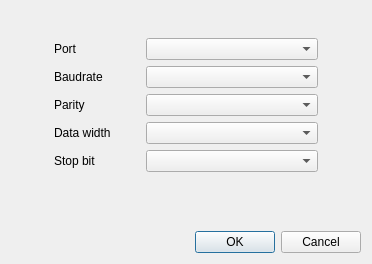
<?xml version="1.0" encoding="UTF-8"?>
<ui version="4.0">
 <class>Dialog</class>
 <widget class="QDialog" name="Dialog">
  <property name="geometry">
   <rect>
    <x>0</x>
    <y>0</y>
    <width>372</width>
    <height>264</height>
   </rect>
  </property>
  <property name="windowTitle">
   <string>Radar Setting</string>
  </property>
  <property name="windowIcon">
   <iconset>
    <normaloff>icon/radar_setting.png</normaloff>icon/radar_setting.png</iconset>
  </property>
  <layout class="QVBoxLayout" name="verticalLayout" stretch="1,4,2,0">
   <item>
    <spacer name="verticalSpacer_2">
     <property name="orientation">
      <enum>Qt::Vertical</enum>
     </property>
     <property name="sizeHint" stdset="0">
      <size>
       <width>20</width>
       <height>40</height>
      </size>
     </property>
    </spacer>
   </item>
   <item>
    <layout class="QGridLayout" name="gridLayout" columnstretch="1,2,4,1">
     <item row="2" column="3">
      <spacer name="horizontalSpacer">
       <property name="orientation">
        <enum>Qt::Horizontal</enum>
       </property>
       <property name="sizeHint" stdset="0">
        <size>
         <width>40</width>
         <height>20</height>
        </size>
       </property>
      </spacer>
     </item>
     <item row="0" column="1">
      <widget class="QLabel" name="label_port">
       <property name="text">
        <string>Port</string>
       </property>
      </widget>
     </item>
     <item row="0" column="2">
      <widget class="QComboBox" name="comboBox_port">
       <property name="editable">
        <bool>false</bool>
       </property>
       <property name="currentText">
        <string notr="true"/>
       </property>
      </widget>
     </item>
     <item row="3" column="1">
      <widget class="QLabel" name="label_datawidth">
       <property name="text">
        <string>Data width </string>
       </property>
      </widget>
     </item>
     <item row="1" column="1">
      <widget class="QLabel" name="label_baudrate">
       <property name="text">
        <string>Baudrate</string>
       </property>
      </widget>
     </item>
     <item row="4" column="1">
      <widget class="QLabel" name="label_stopbit">
       <property name="text">
        <string>Stop bit</string>
       </property>
      </widget>
     </item>
     <item row="2" column="1">
      <widget class="QLabel" name="label_parity">
       <property name="text">
        <string>Parity</string>
       </property>
      </widget>
     </item>
     <item row="2" column="0">
      <spacer name="horizontalSpacer_2">
       <property name="orientation">
        <enum>Qt::Horizontal</enum>
       </property>
       <property name="sizeHint" stdset="0">
        <size>
         <width>40</width>
         <height>20</height>
        </size>
       </property>
      </spacer>
     </item>
     <item row="1" column="2">
      <widget class="QComboBox" name="comboBox_baudrate"/>
     </item>
     <item row="2" column="2">
      <widget class="QComboBox" name="comboBox_parity"/>
     </item>
     <item row="3" column="2">
      <widget class="QComboBox" name="comboBox_datawidth"/>
     </item>
     <item row="4" column="2">
      <widget class="QComboBox" name="comboBox_stopbit"/>
     </item>
    </layout>
   </item>
   <item>
    <spacer name="verticalSpacer">
     <property name="orientation">
      <enum>Qt::Vertical</enum>
     </property>
     <property name="sizeHint" stdset="0">
      <size>
       <width>20</width>
       <height>40</height>
      </size>
     </property>
    </spacer>
   </item>
   <item>
    <widget class="QDialogButtonBox" name="buttonBox">
     <property name="orientation">
      <enum>Qt::Horizontal</enum>
     </property>
     <property name="standardButtons">
      <set>QDialogButtonBox::Cancel|QDialogButtonBox::Ok</set>
     </property>
    </widget>
   </item>
  </layout>
 </widget>
 <resources/>
 <connections>
  <connection>
   <sender>buttonBox</sender>
   <signal>accepted()</signal>
   <receiver>Dialog</receiver>
   <slot>accept()</slot>
   <hints>
    <hint type="sourcelabel">
     <x>248</x>
     <y>254</y>
    </hint>
    <hint type="destinationlabel">
     <x>157</x>
     <y>274</y>
    </hint>
   </hints>
  </connection>
  <connection>
   <sender>buttonBox</sender>
   <signal>rejected()</signal>
   <receiver>Dialog</receiver>
   <slot>reject()</slot>
   <hints>
    <hint type="sourcelabel">
     <x>316</x>
     <y>260</y>
    </hint>
    <hint type="destinationlabel">
     <x>286</x>
     <y>274</y>
    </hint>
   </hints>
  </connection>
 </connections>
</ui>
